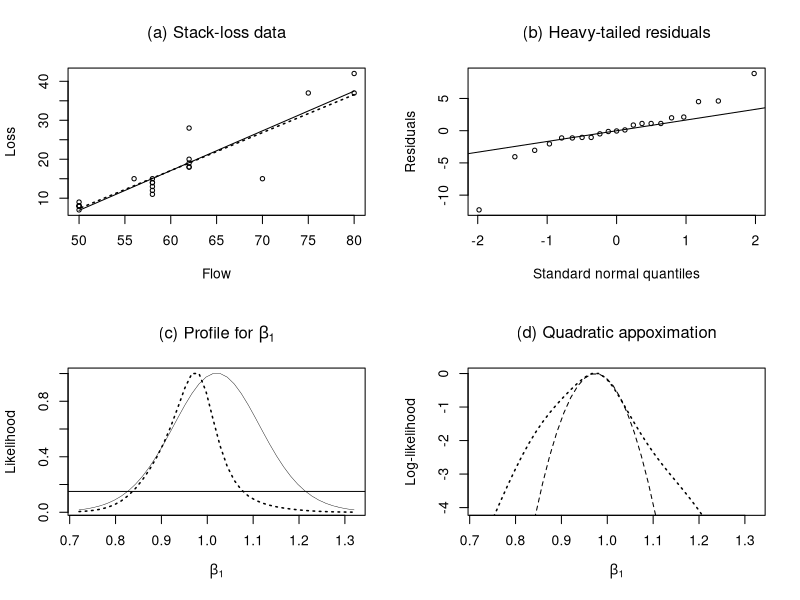

Recreate this plot in R.
# Example 6.19: stack loss versus air flow

x<- scan('stack.dat',skip=11)
  x<- matrix(x,ncol=4,byrow=T)
  flow<- x[,1]
  cooling<- x[,2]
  concen<- x[,3]
  loss<- x[,4]

y<- loss
x<- flow
n<- length(x)
x0<- x-mean(x)

a<- lm(y~x)
  print(summary(a)$coef)

par(mfrow=c(2,2))
plot(x,y, xlab='Flow',ylab='Loss',type='n')
points(x,y,cex=.7)
  lines(x,a$fit)
  title(expression('(a) Stack-loss data'))

# log-likelihood:
       bo<- a$coef[1]
       b1<- a$coef[2]
       sigma<- sum(a$resid^2)/n
       mu<- bo+ b1*x
       aic <- -2*sum(log(dnorm(y,mu,sigma))) + 6  # normal model
       cat('Normal AIC= ', aic, ' \n')

fun1 <- function(p){
        bo<- p[1]
        b1<- p[2]
        sigma<- p[3]
        mu<- bo+ b1*x
       -sum(log(dcauchy(y,mu,sigma)))  # cauchy model
       }
ams<- nlm(fun1,c(-44,1,1))
cat('Cauchy-based estimates for beta0, beta1, sigma',ams$est,'\n')
cat('Cauchy AIC= ',(2*ams$min+6),'\n')


mu<- ams$est[1] + ams$est[2] * x
  lines(x,mu,lty='dotted',lwd=1.5)
  print(ams$est)

b<- qqnorm(a$res,plot=F)
plot(b,xlab='Standard normal quantiles',
     ylab='Residuals',type='n')
points(b,cex=.7)
 qqline(a$res)
title(expression('(b) Heavy-tailed residuals'))

b<- summary(a)$coef
   b1hat<- b[2,1]; se<- b[2,2]
bb1<- seq(b1hat-3*se,b1hat+3*se,len=40)

fun2<- function(b1){
       bo<- mean(y) - b1*mean(x)
      -n/2*log(sum((y-bo-b1*x)^2))
        }
ll<-NULL
for (b1 in bb1){
     ll <- c(ll,fun2(b1))
  }
ll<- ll-max(ll)
  like<- exp(ll-max(ll))
plot(bb1,like,xlab=expression(beta[1]),
     ylab='Likelihood',type='n')
  lines(bb1,like,lwd=.4)
  abline(h=.15)
  title(expression(paste('(c) Profile for ',beta[1])))

fun1 <- function(p){
        bo<- p[1]
        sigma<- p[2]
        mu<- bo+ b1*x0
       -sum(log(dcauchy(y,mu,sigma)))  # cauchy model
       }
llc<- NULL
for (b1 in bb1){
   lli<- nlm(fun1,c(17,1))$minimum
   llc<- c(llc,lli)
   }
  llc<- (min(llc)-llc)
  likec<- exp(llc)
  lines(bb1,likec,lty='dotted',lwd=1.5)

info<--diff(llc,dif=2)/(bb1[2]-bb1[1])^2
 aa<- bb1[c(-1,-40)]
 info<- approx(aa,info,xout=0.97)$y
 sec<- sqrt(1/info)
 cat('Standard errors of beta0-hat and beta1<-hat',se,sec,'\n')

plot(bb1,ll,xlab=expression(beta[1]),
   ylab='Log-likelihood',type='n')
  lines(bb1,llc,lty='dotted',lwd=1.5)
  ll2<- -1/2/sec^2*(bb1-ams$est[2])^2
  lines(bb1,ll2,lty='dashed')
  title(expression('(d) Quadratic appoximation'))
